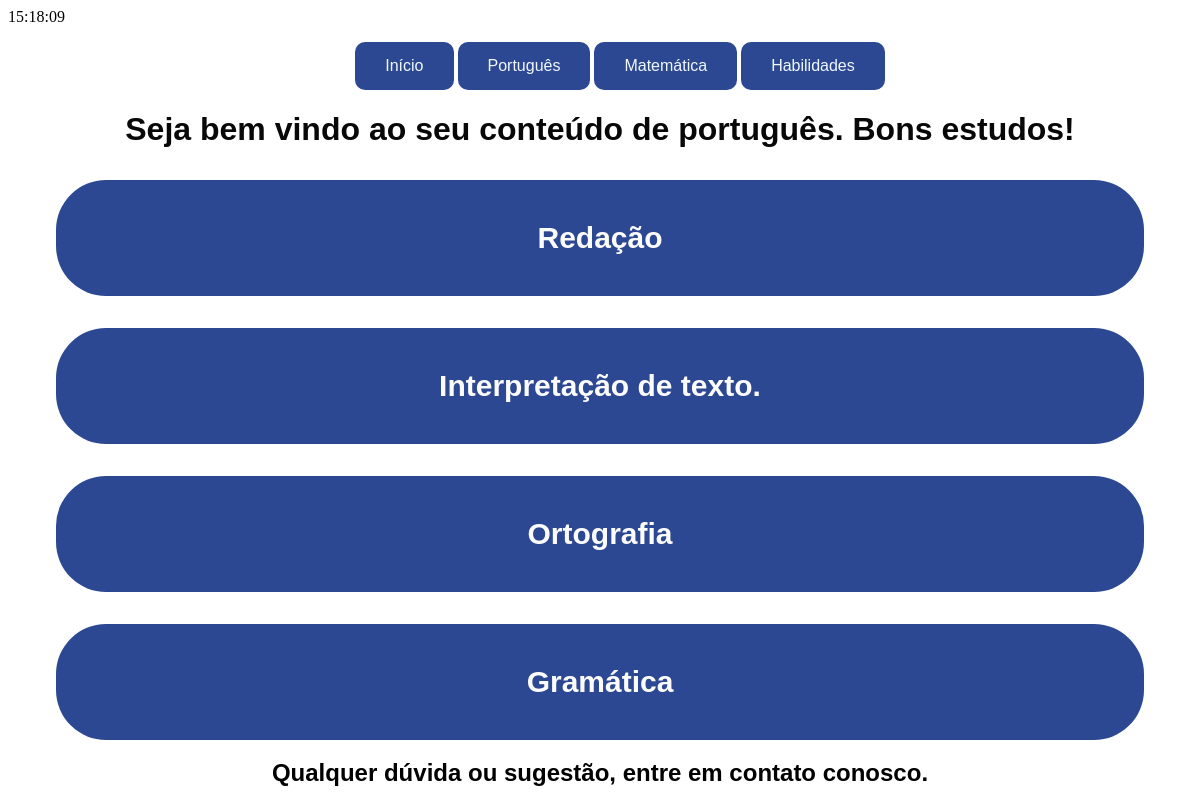
/port, run on the app's committed database.
### pages/models.py (models this page shows)
class Portugues(models.Model):
    titulo = models.CharField(max_length= 200)
    p1 = models.TextField(blank= True)
    p2 = models.TextField(blank= True)
    p3 = models.TextField(blank= True)
    nome_arquivo1 = models.CharField(blank= True, max_length= 200)
    link_arquivo1 = models.URLField(blank= True, max_length= 300)
    nome_arquivo2 = models.CharField(blank= True, max_length= 300)
    id_video = models.TextField(blank= True)
    nome_conteudo =  models.CharField(blank= True, max_length= 300)
    audio_link =  models.TextField(blank= True)
    atividades = models.CharField(blank= True, max_length= 200)
    link_arquivo3 = models.URLField(blank= True, max_length= 300)

### pages/views.py (the view)
def port(request):
    portugues = Portugues.objects.all( )
    dados= {
        'portugues':portugues
    }
    return render(request, 'port.html', dados)

### pages/templates/port.html (shortened to what this page needs)
{% extends 'base.html' %}
{% load static %}
{% block content %}
    <header>
    <h1>Seja bem vindo ao seu conteúdo de português. Bons estudos!</h1>
    </header>
    {% if portugues %}
    {% for conteudo in portugues %}
    <div class="container-content">
        <a class="link" href="{% url 'portugues' conteudo.id %}">
            <div class="cantainer-link">
                  <h2 class="container-title">{{ conteudo.titulo }}</h2>
            </div>
        </a>
    </div>
    {% endfor %}
    {% endif %}
{% endblock %}

### pages/static/css/style.css (style rules this page uses)
header { text-align: center; color: rgb(3, 3, 3); }
h1 { text-align: center; font-family: helvetica; color: rgb(8, 8, 8); }
h2 { font-family: helvetica; text-align: center; color: black; }
.container-content { margin-top: 2rem; margin-left: 3rem; margin-right: 3rem; padding: 1rem; text-align: justify; text-align: center; align-self: center; align-content: center; font-family:Helvetica; background: rgb(45, 72, 146); border-radius: 50px; user-select: none; cursor: pointer; }
.container-title { font-family: Helvetica; font-size: 30px; text-decoration: none; user-select: none; cursor: pointer; text-align: center; text-decoration: none; color: rgb(252, 252, 252) }
.link { font-family: impact; text-align: center; text-decoration: none; color: rgb(255, 255, 255); }

### data on the page
Portugues: titulo "Redação"
Portugues: titulo "Interpretação de texto."
Portugues: titulo "Ortografia"
Portugues: titulo "Gramática"
